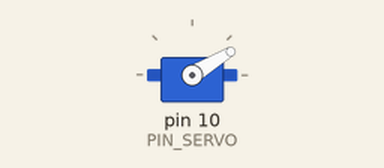
Simulated run of this sketch. Board: Arduino Uno, built with avr-gcc and run on an emulated ATmega328P. Shown: servo.

Above: at 0.55 s.
At 1.65 s:
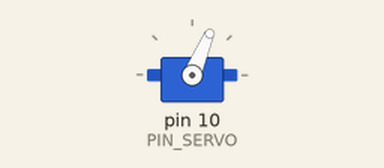
At 2.65 s:
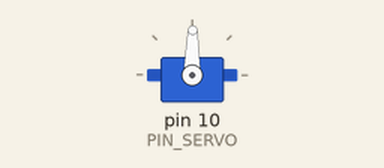
At 4.8 s:
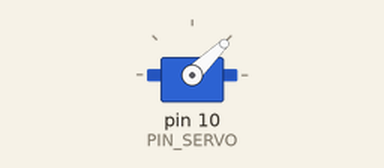
Timing chart, 0 to 8.3 s (numbered marks = the images above):
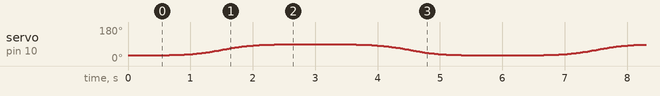

The sketch:

10_example_3_1_.ino
```cpp
/*
 * Sigmoid Servo Control Example
 * Original code by ArduinoGetStarted.com, modified with Sigmoid function.
 */

#include <Servo.h>
#include <math.h> // exp() 함수를 사용하기 위해 math 라이브러리를 포함합니다.

#define PIN_SERVO 10

Servo myServo;
unsigned long MOVING_TIME = 3000; // 이동 시간은 3초
unsigned long moveStartTime;
int startAngle = 30; // 30°
int stopAngle  = 90; // 90°

void setup() {
  myServo.attach(PIN_SERVO);
  moveStartTime = millis(); // 시작 시간 기록

  myServo.write(startAngle); // 초기 위치로 이동
  delay(500);
}

void loop() {
  unsigned long progress = millis() - moveStartTime;

  if (progress <= MOVING_TIME) {
    // --- 이 부분이 Sigmoid 로직으로 변경 ---

    // 1. 시간 진행률(0.0 ~ 1.0)을 시그모이드의 입력 범위(-6.0 ~ 6.0)로 변환합니다.
    //    이 범위를 사용하면 함수의 S-커브를 효과적으로 활용할 수 있습니다.
    float x = (float)progress / MOVING_TIME * 12.0 - 6.0;

    // 2. 시그모이드 함수를 계산합니다. 결과는 0.0 ~ 1.0 사이의 값이 나옵니다.
    float sigmoidOutput = 1.0 / (1.0 + exp(-x));

    // 3. 시그모이드 결과(0.0~1.0)를 실제 움직일 각도 범위로 변환합니다.
    float totalAngleRange = stopAngle - startAngle;
    int angle = startAngle + (sigmoidOutput * totalAngleRange);

    myServo.write(angle);

  } else {
    // 움직임이 끝나면 방향을 전환합니다.
    int temp = startAngle;
    startAngle = stopAngle;
    stopAngle = temp;

    moveStartTime = millis(); // 다음 움직임을 위해 시작 시간 재설정
  }
}
```
